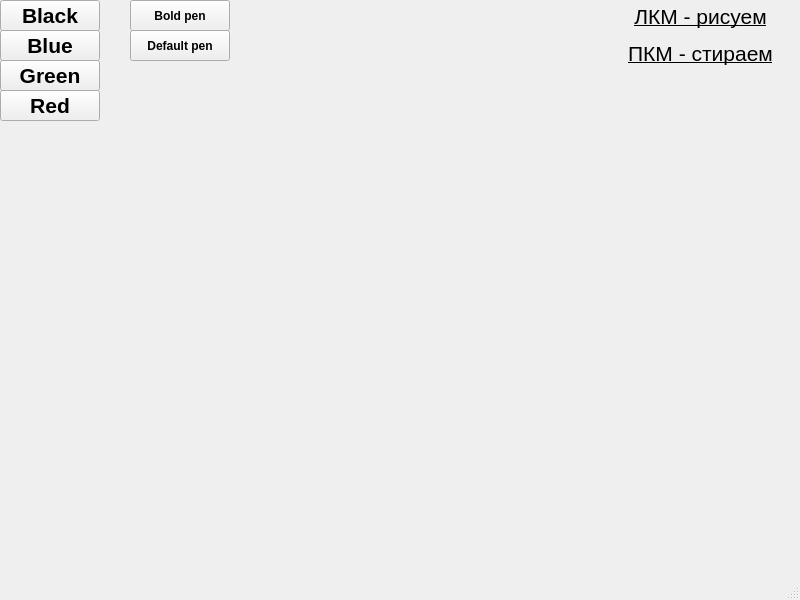
<?xml version="1.0" encoding="UTF-8"?>
<ui version="4.0">
 <class>MainWindow</class>
 <widget class="QMainWindow" name="MainWindow">
  <property name="geometry">
   <rect>
    <x>0</x>
    <y>0</y>
    <width>800</width>
    <height>600</height>
   </rect>
  </property>
  <widget class="QWidget" name="centralwidget">
   <property name="styleSheet">
    <string notr="true"/>
   </property>
   <widget class="QPushButton" name="ChangeColorButton_2">
    <property name="geometry">
     <rect>
      <x>0</x>
      <y>30</y>
      <width>100</width>
      <height>31</height>
     </rect>
    </property>
    <property name="font">
     <font>
      <pointsize>16</pointsize>
      <bold>true</bold>
     </font>
    </property>
    <property name="text">
     <string>Blue</string>
    </property>
   </widget>
   <widget class="QPushButton" name="ChangeColorButton">
    <property name="geometry">
     <rect>
      <x>0</x>
      <y>0</y>
      <width>100</width>
      <height>31</height>
     </rect>
    </property>
    <property name="font">
     <font>
      <pointsize>16</pointsize>
      <bold>true</bold>
     </font>
    </property>
    <property name="text">
     <string>Black</string>
    </property>
    <property name="iconSize">
     <size>
      <width>100</width>
      <height>32</height>
     </size>
    </property>
    <property name="flat">
     <bool>false</bool>
    </property>
   </widget>
   <widget class="QPushButton" name="ChangeColorButton_3">
    <property name="geometry">
     <rect>
      <x>0</x>
      <y>60</y>
      <width>100</width>
      <height>31</height>
     </rect>
    </property>
    <property name="font">
     <font>
      <pointsize>16</pointsize>
      <bold>true</bold>
     </font>
    </property>
    <property name="text">
     <string>Green</string>
    </property>
   </widget>
   <widget class="QPushButton" name="ChangeColorButton_4">
    <property name="geometry">
     <rect>
      <x>0</x>
      <y>90</y>
      <width>100</width>
      <height>31</height>
     </rect>
    </property>
    <property name="font">
     <font>
      <pointsize>16</pointsize>
      <bold>true</bold>
     </font>
    </property>
    <property name="text">
     <string>Red</string>
    </property>
   </widget>
   <widget class="QPushButton" name="BoldPenButton">
    <property name="geometry">
     <rect>
      <x>130</x>
      <y>0</y>
      <width>100</width>
      <height>31</height>
     </rect>
    </property>
    <property name="font">
     <font>
      <bold>true</bold>
     </font>
    </property>
    <property name="text">
     <string>Bold pen</string>
    </property>
   </widget>
   <widget class="QPushButton" name="DefaultPenButton">
    <property name="geometry">
     <rect>
      <x>130</x>
      <y>30</y>
      <width>100</width>
      <height>31</height>
     </rect>
    </property>
    <property name="font">
     <font>
      <bold>true</bold>
     </font>
    </property>
    <property name="text">
     <string>Default pen</string>
    </property>
   </widget>
   <widget class="QLabel" name="Options">
    <property name="geometry">
     <rect>
      <x>610</x>
      <y>0</y>
      <width>181</width>
      <height>71</height>
     </rect>
    </property>
    <property name="font">
     <font>
      <underline>false</underline>
     </font>
    </property>
    <property name="layoutDirection">
     <enum>Qt::LeftToRight</enum>
    </property>
    <property name="text">
     <string>&lt;html&gt;&lt;head/&gt;&lt;body&gt;&lt;p&gt;&lt;span style=&quot; font-size:16pt; text-decoration: underline; color: black&quot;&gt;ЛКМ - рисуем&lt;/span&gt;&lt;/p&gt;&lt;p&gt;&lt;span style=&quot; font-size:16pt; text-decoration: underline; color: black&quot;&gt;ПКМ - стираем&lt;/span&gt;&lt;/p&gt;&lt;/body&gt;&lt;/html&gt;</string>
    </property>
    <property name="alignment">
     <set>Qt::AlignCenter</set>
    </property>
   </widget>
  </widget>
  <widget class="QMenuBar" name="menubar">
   <property name="geometry">
    <rect>
     <x>0</x>
     <y>0</y>
     <width>800</width>
     <height>24</height>
    </rect>
   </property>
  </widget>
  <widget class="QStatusBar" name="statusbar"/>
 </widget>
 <resources/>
 <connections/>
</ui>
